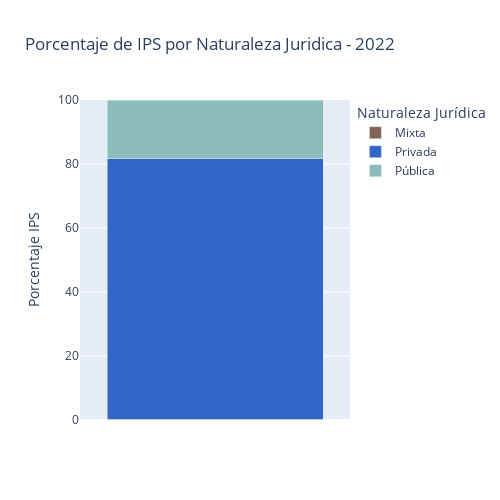

Notebook cell for this chart:
### Code cell
color_palette = {
    'Privada': '#3364C7',
    'Pública': '#8CBCB9',
    'Mixta': '#826251'
}

fig = px.bar(df_num_reps_naturaleza_global, 
             x='Category',
             y='Porcentaje',
             color='NaturalezaJuridica',
             barmode='stack',
             width=500,
             height=500,
             color_discrete_map=color_palette,
             title='Porcentaje de IPS por Naturaleza Juridica - 2022',
             )

fig.update_yaxes(range=[0,100])
fig.update_xaxes(title_text='')
fig.update_yaxes(title_text='Porcentaje IPS')

fig.update_layout(legend_title_text='Legends', legend=dict(title=dict(text='Naturaleza Jurídica')))

# Show the plot
fig.show()

### Figure 1 — Plotly figure (JSON) as saved in the notebook; plotly's stock layout.template omitted (floating-point values rounded to 4 significant figures)
{"data": [{"alignmentgroup": "True", "hovertemplate": "NaturalezaJuridica=Mixta<br>Category=%{x}<br>Porcentaje=%{y}<extra></extra>", "legendgroup": "Mixta", "marker": {"color": "#826251", "pattern": {"shape": ""}}, "name": "Mixta", "offsetgroup": "Mixta", "orientation": "v", "showlegend": true, "textposition": "auto", "type": "bar", "x": [""], "xaxis": "x", "y": [0.3], "yaxis": "y"}, {"alignmentgroup": "True", "hovertemplate": "NaturalezaJuridica=Privada<br>Category=%{x}<br>Porcentaje=%{y}<extra></extra>", "legendgroup": "Privada", "marker": {"color": "#3364C7", "pattern": {"shape": ""}}, "name": "Privada", "offsetgroup": "Privada", "orientation": "v", "showlegend": true, "textposition": "auto", "type": "bar", "x": [""], "xaxis": "x", "y": [81.34], "yaxis": "y"}, {"alignmentgroup": "True", "hovertemplate": "NaturalezaJuridica=Pública<br>Category=%{x}<br>Porcentaje=%{y}<extra></extra>", "legendgroup": "Pública", "marker": {"color": "#8CBCB9", "pattern": {"shape": ""}}, "name": "Pública", "offsetgroup": "Pública", "orientation": "v", "showlegend": true, "textposition": "auto", "type": "bar", "x": [""], "xaxis": "x", "y": [18.36], "yaxis": "y"}], "layout": {"barmode": "stack", "height": 500, "legend": {"title": {"text": "Naturaleza Jurídica"}, "tracegroupgap": 0}, "title": {"text": "Porcentaje de IPS por Naturaleza Juridica - 2022"}, "width": 500, "xaxis": {"anchor": "y", "domain": [0, 1], "title": {"text": ""}}, "yaxis": {"anchor": "x", "domain": [0, 1], "range": [0, 100], "title": {"text": "Porcentaje IPS"}}}}
